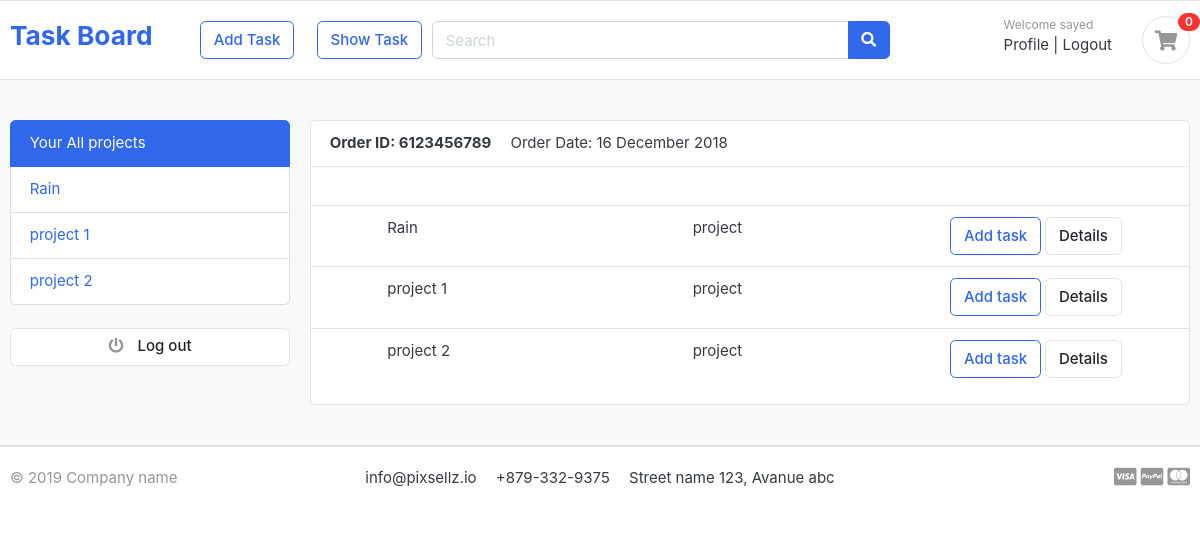
/profile/ (signed in), run on the app's committed database.
### project/models.py (models this page shows)
class ProjectModel(models.Model):
    Software = 'Software'
    Website = 'Website'
    Application = 'Application'
    CATEGORY_CHOICES = [
        (Software, 'Software'),
        (Website, 'Website'),
        (Application, 'Application'),
    ]
    user = models.ForeignKey(User, on_delete=models.CASCADE, default=None)
    id = models.IntegerField(primary_key=True)
    project_title = models.CharField(max_length=30)
    Category = models.CharField(
        max_length=30,
        choices=CATEGORY_CHOICES,
        default=Software
    )

### accounts/views.py (the view)
# urls.py: path('profile/', views.profile, name='profile'),
def profile(request):
    current_user = request.user
    if current_user.is_authenticated:
        projects = ProjectModel.objects.filter(user=current_user)
    return render(request, 'accounts/dashboard.html', {'data' : projects})

### accounts/templates/accounts/dashboard.html (shortened to what this page needs)
{% extends "base.html" %}
{% block body %}
<section class="section-conten padding-y bg">
<div class="container">
	<div class="row">
	<aside class="col-md-3">
		<ul class="list-group">
			<a class="list-group-item active" href="#"> Your All projects </a>
			{% for i in data %}
			<a class="list-group-item" href="{% url 'storeWork' i.id %}"> {{i.project_title}} </a>
			{% endfor %}
		</ul>
		<br>
		<a class="btn btn-light btn-block" href="{% url 'logout' %}"> <i class="fa fa-power-off"></i> <span class="text">Log out</span> </a>
	</aside>
	<main class="col-md-9">
		<article class="card">
		<header class="card-header">
			<strong class="d-inline-block mr-3">Order ID: 6123456789</strong>
			<span>Order Date: 16 December 2018</span>
		</header>
		<div class="card-body">
		</div>
		<div class="table-responsive">
		<table class="table table-hover">
			{% for i in data %}
			<tr>
				<td width="65">
				</td>
				<td>
					<p class="title mb-0">{{i.project_title}} </p>
				</td>
				<td> project <br>{{i.category}}</td>
				<td width="250"> <a href="{% url 'storeWork' i.id %}" class="btn btn-outline-primary">Add task</a> <a href="{% url 'show_works' i.id %}" class="btn btn-light"> Details </a>
				</td>
			</tr>
			{% endfor %}
		</table>
		</div>
		</article>
	</main>
</div>
</div>
</section>
{% endblock%}

### templates/base.html (shortened to what this page needs)
<!DOCTYPE html>
{% load static %}
<html lang="en">
  <head>
    <link rel="stylesheet" href="https://code.jquery.com/ui/1.12.1/themes/base/jquery-ui.css">
    <link href="{% static 'css/bootstrap.css' %}" rel="stylesheet" type="text/css" />
    <link
      href="{% static 'fonts/fontawesome/css/all.min.css' %}"
      type="text/css"
      rel="stylesheet"
    />
    <link href="{% static 'css/ui.css' %}" rel="stylesheet" type="text/css" />
    <link
      href="{% static 'css/responsive.css'%}"
      rel="stylesheet"
      media="only screen and (max-width: 1200px)"
    />
  </head>
<body>
    <header class="section-header">
      <section class="header-main border-bottom">
        <div class="container">
          <div class="row align-items-center">
            <div class="col-lg-2 col-md-3 col-6">
              <a href="{% url 'create_project' %}" class="brand-wrap">
                <h3>Task Board</h3>
              </a>
            </div>
            <a href="" class="btn btn-outline-primary ">Add Task</a>
            <a href="" class="btn btn-outline-primary ml-4">Show Task</a>
            <div class="col-lg col-md-6 col-sm-12 col">
              <form action="{% url 'search' %}" class="search" method="GET">
                <div class="input-group w-100">
                  <input
                    type="text"
                    class="form-control"
                    style="width: 60%"
                    placeholder="Search"
                  />
                  <div class="input-group-append">
                    <button class="btn btn-primary" type="submit">
                      <i class="fa fa-search"></i>
                    </button>
                  </div>
                </div>
              </form>
            </div>
            <div class="col-lg-3 col-sm-6 col-8 order-2 order-lg-3">
              <div class="d-flex justify-content-end mb-3 mb-lg-0">
                <div class="widget-header">
                  {%if request.user.is_authenticated %}
                  <small class="title text-muted">Welcome {{request.user.username}}</small>
                  <div>
                    <a href="{% url 'profile' %}">Profile</a>
                    <span class="dark-transp"> | </span>
                    <a href="{% url 'logout' %}"> Logout </a>
                  </div>
                  {% endif %}
                </div>
                <a href="#" class="widget-header pl-3 ml-3">
                  <div class="icon icon-sm rounded-circle border">
                    <i class="fa fa-shopping-cart"></i>
                  </div>
                  <span class="badge badge-pill badge-danger notify">0</span>
                </a>
              </div>
            </div>
          </div>
        </div>
      </section>
    </header>
    {% block body %}
    {% endblock %}
    <footer class="section-footer border-top">
	<div class="container">
		<section class="footer-bottom border-top row">
			<div class="col-md-2">
				<p class="text-muted"> &copy 2019 Company name </p>
			</div>
			<div class="col-md-8 text-md-center">
				<span  class="px-2">info@pixsellz.io</span>
				<span  class="px-2">+879-332-9375</span>
				<span  class="px-2">Street name 123, Avanue abc</span>
			</div>
			<div class="col-md-2 text-md-right text-muted">
				<i class="fab fa-lg fa-cc-visa"></i>
				<i class="fab fa-lg fa-cc-paypal"></i>
				<i class="fab fa-lg fa-cc-mastercard"></i>
			</div>
		</section>
	</div>
</footer>
</body>
</html>

### static/css/ui.css (style rules this page uses)
html { font-family: "Inter", sans-serif; font-size: 15px; }
.icon-xs, .icon-sm, .icon-md, .icon-lg { display: inline-block; text-align: center; flex-shrink: 0; flex-grow: 0; }
.icon-sm { width: 48px; height: 48px; line-height: 48px !important; font-size: 20px; }
.padding-y { padding-top: 40px; padding-bottom: 40px; }
article:after, .form-group:after { display: block; clear: both; content: ""; }
.bg { background-color: #f8f9fa; }
p:last-child { margin-bottom: 0; }
.header-main { position: relative; padding-top: 1rem; padding-bottom: 1rem; }
.widget-header { display: inline-block; vertical-align: middle; position: relative; }
.widget-header a { color: #343a40; }
.widget-header i { color: #969696; }
.widget-header .title { display: block; }
.widget-header .notify { position: absolute; top: -3px; right: -10px; }
.footer-bottom { padding-top: 20px; padding-bottom: 20px; }
.btn-light { background-color: #fff; border-color: #e4e4e4; }
.btn-light i { color: #969696; }
.btn i + .text { margin-left: 10px; }
.notify { position: absolute; top: -4px; right: -10px; display: inline-block; padding: 0.25em 0.6em; font-size: 12px; line-height: 1; text-align: center; border-radius: 3rem; color: #fff; background-color: #fa3434; }

### data on the page
ProjectModel: project_title "Rain"
ProjectModel: project_title "project 1"
ProjectModel: project_title "project 2"

### other printed values
{{ request.user.username }} "sayed"
